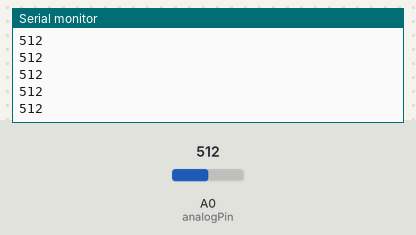
Recording of a sketch running on a simulated Arduino Uno, built with avr-gcc and run on an emulated ATmega328P. Parts: the last lines printed to the serial monitor. The inputs (shaded band) are chosen by the test bench; at power-on: A0 (analogPin) = 512.

Above: at 1.2 s.
1.3 s: A0 (analogPin) set to 716
At 1.32 s:
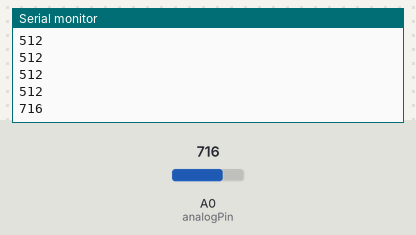
2.8 s: A0 (analogPin) set to 900
At 2.83 s:
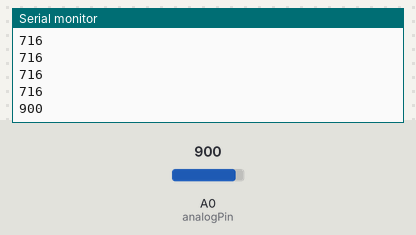
Timing chart, 0 to 5.8 s (numbered marks = the images above; inputs shaded):
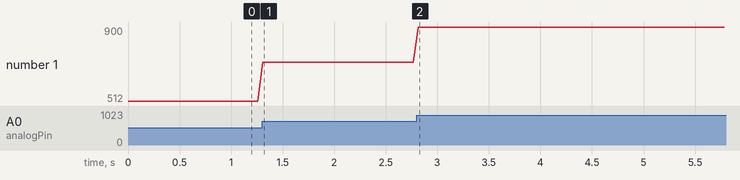

Measured:
- after the input at 1.3 s, the serial monitor: prints a new line at once (image 1)
- after the input at 2.8 s, the serial monitor: prints a new line at once (image 2)
- plotted number 1: 512 → 716 after the input at 1.3 s, 716 → 900 after the input at 2.8 s

The sketch:

POng.ino
```cpp
//Ejemplo de envío de mensaje por el puerto serial con Arduino

int ledPin = 13;      // LED connected to digital pin 9
int analogPin = 0;   // potentiometer connected to analog pin 3
int val = 0;         // variable to store the read value


void setup()
{
  //initialize serial communications at a 9600 baud rate
  Serial.begin(9600);
}
void loop()
{

  //send 'Hello n' over the serial port
  val = analogRead(analogPin);  // read the input pin
  Serial.println(val);
  //wait 1 second
  delay(50);
}
```
